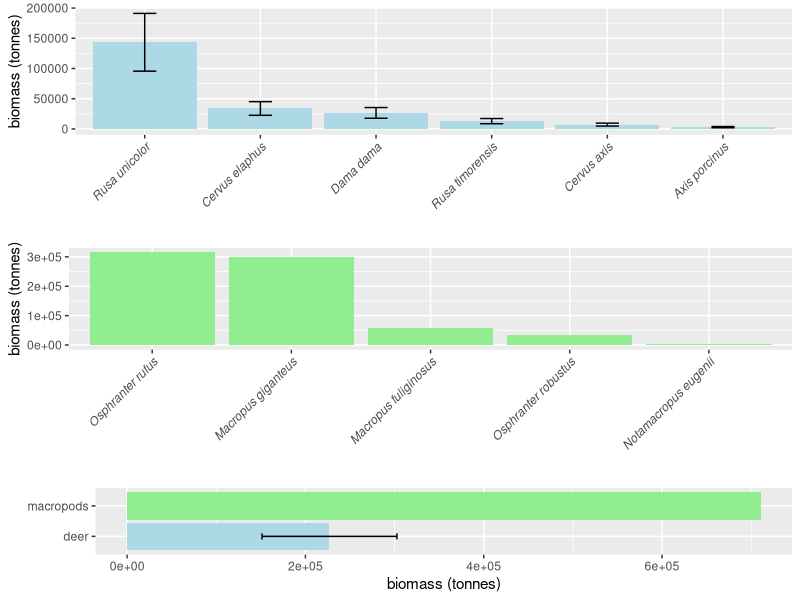

The R source for this figure:
## deer vs. macropod biomass calculations
# Corey Bradshaw
# April 2026

## libraries
library(ggplot2)
library(ggpubr)

## DEER
## deer body masses (M) in kg
## Ce = Cervus elaphus; Dd = Dama dama; Ru = Rusa unicolor;
## Ca = Cervus axis; Rt = Rusa timorensis; Ap = Axis porcinus
## m = male; f = female
## Lo = lower limit; Up = upper limit
## source: feralscan.org.au/deerscan/content/deer_fallow; feralscan.org.au/deerscan/content/deer_reddeer;
## feralscan.org.au/deerscan/content/deer_sambardeer; feralscan.org.au/deerscan/content/deer_chitaldeer;
## feralscan.org.au/deerscan/content/deer_rusadeer; feralscan.org.au/deerscan/content/deer_hogdeer
M_Ce_m_Lo <- 135; M_Ce_m_Up <- 220
M_Ce_f_Lo <- 95; M_Ce_f_Up <- 95 # no range provided
M_Dd_m_Lo <- 60; M_Dd_m_Up <- 100
M_Dd_f_Lo <- 40; M_Dd_f_Up <- 50
M_Ru_m_Lo <- 300; M_Ru_m_Up <- 300 # no range provided
M_Ru_f_Lo <- 230; M_Ru_f_Up <- 230 # no range provided
M_Ca_m_Lo <- 85; M_Ca_m_Up <- 85 # no range provided
M_Ca_f_Lo <- 60; M_Ca_f_Up <- 60 # no range provided
M_Rt_m_Lo <- 135; M_Rt_m_Up <- 135 # no range provided
M_Rt_f_Lo <- 90; M_Rt_f_Up <- 90 # no range provided
M_Ap_m_Lo <- 55; M_Ap_m_Up <- 55 # no range provided
M_Ap_f_Lo <- 30; M_Ap_f_Up <- 30 # no range provided

## mean species mass
M_Ce <- mean(c(M_Ce_m_Lo, M_Ce_m_Up, M_Ce_f_Lo, M_Ce_f_Up))
M_Dd <- mean(c(M_Dd_m_Lo, M_Dd_m_Up, M_Dd_f_Lo, M_Dd_f_Up))
M_Ru <- mean(c(M_Ru_m_Lo, M_Ru_m_Up, M_Ru_f_Lo, M_Ru_f_Up))
M_Ca <- mean(c(M_Ca_m_Lo, M_Ca_m_Up, M_Ca_f_Lo, M_Ca_f_Up))
M_Rt <- mean(c(M_Rt_m_Lo, M_Rt_m_Up, M_Rt_f_Lo, M_Rt_f_Up))
M_Ap <- mean(c(M_Ap_m_Lo, M_Ap_m_Up, M_Ap_f_Lo, M_Ap_f_Up))

## proportion (p) of total population (N) per species (from Moriarty 2004 doi:10.1071/WR02100)
N_past <- 196000 # Moriarty (2004) gave a total N = 196000 for all 6 species combined
Np_Ce <- 32500/N_past
Np_Dd <- 55500/N_past
Np_Ru <- 70700/N_past
Np_Ca <- 13000/N_past
Np_Rt <- 15000/N_past
Np_Ap <- 9300/N_past

## per-species total population size today, assuming 1-2 million deer in total across Australia
N_tot_now_Lo <- 1000000 # https://invasives.org.au/blog/background-briefing-australias-deer-plague/
N_tot_now_Up <- 2000000 # https://invasives.org.au/blog/background-briefing-australias-deer-plague/
N_Ce_Lo <- Np_Ce * N_tot_now_Lo
N_Ce_Up <- Np_Ce * N_tot_now_Up
N_Dd_Lo <- Np_Dd * N_tot_now_Lo
N_Dd_Up <- Np_Dd * N_tot_now_Up
N_Ru_Lo <- Np_Ru * N_tot_now_Lo
N_Ru_Up <- Np_Ru * N_tot_now_Up
N_Ca_Lo <- Np_Ca * N_tot_now_Lo
N_Ca_Up <- Np_Ca * N_tot_now_Up
N_Rt_Lo <- Np_Rt * N_tot_now_Lo
N_Rt_Up <- Np_Rt * N_tot_now_Up
N_Ap_Lo <- Np_Ap * N_tot_now_Lo
N_Ap_Up <- Np_Ap * N_tot_now_Up

## deer biomass (B = (N * M)/1000) in tonnes
B_Ce_Lo <- N_Ce_Lo * M_Ce / 1000
B_Ce_Up <- N_Ce_Up * M_Ce / 1000
B_Dd_Lo <- N_Dd_Lo * M_Dd / 1000
B_Dd_Up <- N_Dd_Up * M_Dd / 1000
B_Ru_Lo <- N_Ru_Lo * M_Ru / 1000
B_Ru_Up <- N_Ru_Up * M_Ru / 1000
B_Ca_Lo <- N_Ca_Lo * M_Ca / 1000
B_Ca_Up <- N_Ca_Up * M_Ca / 1000
B_Rt_Lo <- N_Rt_Lo * M_Rt / 1000
B_Rt_Up <- N_Rt_Up * M_Rt / 1000
B_Ap_Lo <- N_Ap_Lo * M_Ap / 1000
B_Ap_Up <- N_Ap_Up * M_Ap / 1000


## MACROPODS
## macropod body masses (M) in kg
## Oru = Osphranter rufus; Mg = Macropus giganteus; Mf = Macropus fuliginosus
## Oro = Osphranter robustus; Ne = Notamacropus eugenii
## source: Fisher et al. 2001, doi:10.1890/0012-9658(2001)082[3531:TEBOLH]2.0.CO;2
M_Oru <- 26.5
M_Mg <- 17.8
M_Mf <- 16
M_Oro <- 15.6
M_Ne <- 5.28

## state-specific N estimates for each macropod species
## https://www.dcceew.gov.au/sites/default/files/documents/kangaroo-statistics-states-2022.pdf
N_Oru_NSW <- 2915853; N_Oru_QLD <- 6371750; N_Oru_SA <- 2019168; N_Oru_WA <- 609155
N_Mg_NSW <- 5883251; N_Mg_QLD <- 9592950; N_Mg_SA <- 121539; N_Mg_VIC <- 1181925
N_Mf_NSW <- 470180; N_Mf_SA <- 954571; N_Mf_VIC <- 1181925; N_Mf_WA <- 1086235
N_Oro_NSW <- 365616; N_Oro_QLD <- 1763000; N_Oro_SA <- 121539
N_Ne_SA <- 384671

## N total across states per species
N_Oru <- N_Oru_NSW + N_Oru_QLD + N_Oru_SA + N_Oru_WA
N_Mg <- N_Mg_NSW + N_Mg_QLD + N_Mg_SA + N_Mg_VIC
N_Mf <- N_Mf_NSW + N_Mf_SA + N_Mf_VIC + N_Mf_WA
N_Oro <- N_Oro_NSW + N_Oro_QLD + N_Oro_SA
N_Ne <- N_Ne_SA

## macropod biomass (B = (N * M)/1000) in tonnes
B_Oru <- N_Oru * M_Oru / 1000
B_Mg <- N_Mg * M_Mg / 1000
B_Mf <- N_Mf * M_Mf / 1000
B_Oro <- N_Oro * M_Oro / 1000
B_Ne <- N_Ne * M_Ne / 1000

## plot vertical bar graph for deer biomass by species in descending order
deer.dat <- data.frame(species = c("Rusa unicolor", "Cervus elaphus", "Dama dama", "Rusa timorensis", "Cervus axis", "Axis porcinus"),
                        biomass_Lo = c(B_Ru_Lo, B_Ce_Lo, B_Dd_Lo, B_Rt_Lo, B_Ca_Lo, B_Ap_Lo),
                        biomass_Up = c(B_Ru_Up, B_Ce_Up, B_Dd_Up, B_Rt_Up, B_Ca_Up, B_Ap_Up),
                        biomass_Md = c((B_Ru_Lo + B_Ru_Up)/2, (B_Ce_Lo + B_Ce_Up)/2, (B_Dd_Lo + B_Dd_Up)/2, (B_Rt_Lo + B_Rt_Up)/2, (B_Ca_Lo + B_Ca_Up)/2, (B_Ap_Lo + B_Ap_Up)/2))

plt1 <- ggplot(deer.dat, aes(x = reorder(species, -biomass_Md), y = biomass_Md)) +
  geom_bar(stat = "identity", fill = "lightblue") +
  geom_errorbar(aes(ymin = biomass_Lo, ymax = biomass_Up), width = 0.2) +
  xlab("") +
  ylab("biomass (tonnes)") +
  theme(axis.text.x = element_text(angle = 45, hjust = 1, face = "italic"))


## plot vertical bar graph for macropod species in descending order
macropod.dat <- data.frame(species = c("Osphranter rufus", "Macropus giganteus", "Macropus fuliginosus", "Osphranter robustus", "Notamacropus eugenii"),
                             biomass = c(B_Oru, B_Mg, B_Mf, B_Oro, B_Ne))

plt2 <- ggplot(macropod.dat, aes(x = reorder(species, -biomass), y = biomass)) +
  geom_bar(stat = "identity", fill = "lightgreen") +
  xlab("") +
  ylab("biomass (tonnes)") +
  theme(axis.text.x = element_text(angle = 45, hjust = 1, face = "italic"))

## plot horizontal bar graph comparing total deer and total macropod biomass in descending order
total.dat <- data.frame(group = c("deer", "macropods"),
                        biomass_Lo = c(sum(deer.dat$biomass_Lo), sum(macropod.dat$biomass)),
                        biomass_Up = c(sum(deer.dat$biomass_Up), sum(macropod.dat$biomass)),
                        biomass_Md = c(sum(deer.dat$biomass_Md), sum(macropod.dat$biomass)))

plt3 <- ggplot(total.dat, aes(x = group, y = biomass_Md)) +
  geom_bar(stat = "identity", fill = c("lightblue", "lightgreen")) +
  geom_errorbar(data = subset(total.dat, group == "deer"), aes(ymin = biomass_Lo, ymax = biomass_Up), width = 0.2) +
  coord_flip() +
  xlab("") +
  ylab("biomass (tonnes)")

## plot together
ggarrange(plt1, plt2, plt3, ncol = 1, nrow = 3, heights = c(1, 1, 0.5))
